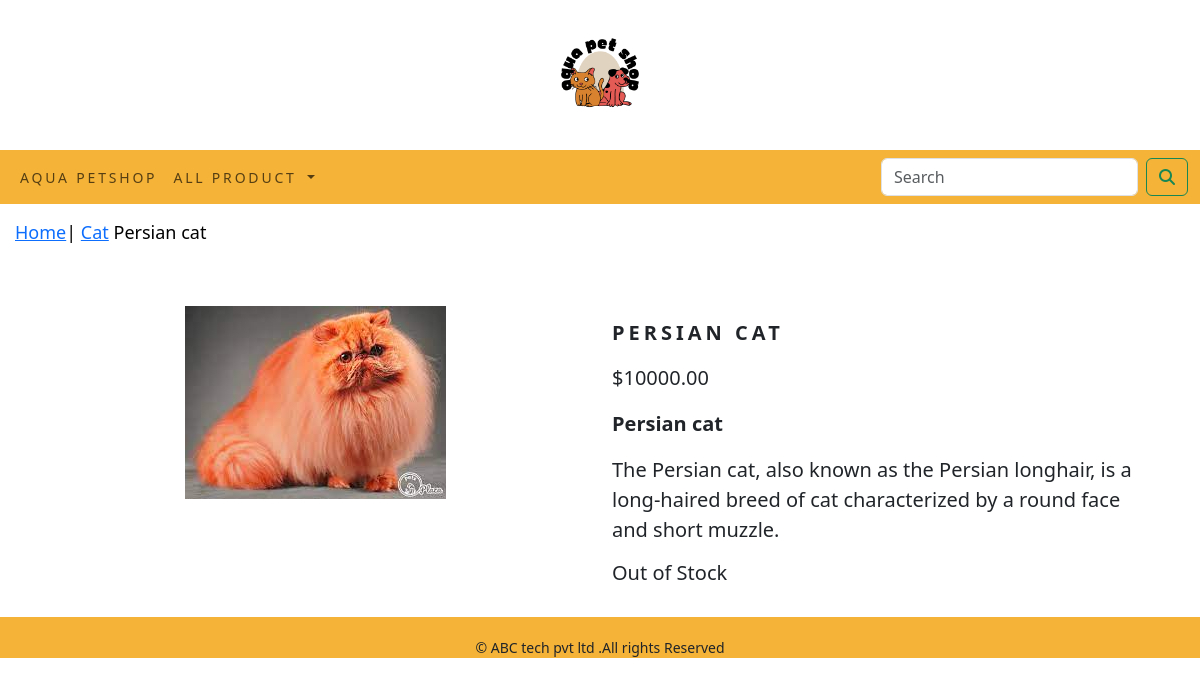
Page /shop/cat/persian-cat/ on the committed database.
### shop_app/models.py (models this page shows, shortened)
class product(models.Model):
    pro_name = models.CharField(max_length=250, unique=True)
    slug = models.SlugField(max_length=250, unique=True)
    des = models.TextField(blank=True)
    price = models.DecimalField(max_digits=10, decimal_places=2)
    category = models.ForeignKey(Category, on_delete=models.CASCADE)
    image = models.ImageField(upload_to='product_img', blank=True)
    stock = models.IntegerField()
    available = models.BooleanField(default=True)
    created = models.DateTimeField(auto_now_add=True)
    update = models.DateTimeField(auto_now=True)
    class Meta:
        ordering = ('pro_name',)
        verbose_name = 'product'
        verbose_name_plural = 'products'

class Category(models.Model):
    cat_name = models.CharField(max_length=250, unique=True)
    slug = models.SlugField(max_length=250, unique=True)
    des = models.TextField(blank=True)
    image = models.ImageField(upload_to='category_img', blank=True)
    class Meta:
        ordering = ('cat_name',)
        verbose_name = 'category'
        verbose_name_plural = 'categories'
    def get_url(self):
        return reverse('shop_app:product_category',args=[self.slug])
    def __str__(self):
        return '{}'.format(self.cat_name)

### shop_app/views.py (the view)
# urls.py: path('<slug:cat_slug>/<slug:product_slug>/', views.pro_detail, name="product_detail")
def pro_detail(request, cat_slug, product_slug):
    try:
        products = product.objects.get(category__slug=cat_slug, slug=product_slug)
    except Exception as e:
        raise e
    return render(request, 'product.html', {'product': products})

### cart_app/context_processors.py (called while the page is built)
def counter(request):
    item_count = 0
    if 'admin' in request.path:
        return {}
    else:
        try:
            cart = Cart.objects.filter(cart_id=_cart_id(request))
            car_items = Cartitem.objects.all().filter(cart=cart[:1])
            for car_item in car_items:
                item_count += car_item.quantity
        except Cart.DoesNotExist:
            item_count = 0
    return dict(item_count=item_count)

### cart_app/views.py (called while the page is built)
def _cart_id(request):
    cart = request.session.session_key
    if not cart:
        cart = request.session.create()
    return cart

### shop_app/context_processors.py (called while the page is built)
def menu_link(request):
    link=Category.objects.all()
    return dict(links=link)

### templates/product.html (shortened to what this page needs)
{% extends 'base.html' %}
{% load static %}
{% block content %}
<div class="row my_prod">
    <div class="mx-auto">
        <p><a href="{% url 'shop_app:all_category' %}"> Home</a>|
            <a href="{{product.Category.get_url}}">{{product.category}}</a> {{product.pro_name}}</p>
    </div>
</div>
<div class="container">
<br>
<div class="row">
    <div class="col-12 col-sm-12 col-md-12 col-lg-6 text-center">
        <div style="min-width:18rem;">
            <img src="{{product.image.url}}" alt="{{product.pro_name}}">
        </div>
    </div>
        <div class="col-12 col-sm-12 col-md-12 col-lg-6">
            <div>
            <h1 class="my_pro_title"><b>{{product.pro_name}}</b></h1>
            <p class="text-justify my_pro_text">${{product.price}}</p>
                <p class="my_pro_text"><b>{{product.pro_name}}</b></p>
            <p class="text-justify my_pro_text">{{product.des}}</p>
            {% if product.stock <= 0 %}
            <h4 class="text-justify my_pro_text">Out of Stock</h4>
            {% else%}
            <a  class="btn btn-secondary" href="{% url 'cart_app:add_cart' product.id %}">ADD TO CART</a>
            {%endif%}
        </div>
</div>
</div>
</div><br>
{% endblock %}

### static/css/custom.css (style rules this page uses)
body { font-family: 'Oswald', sans-serif; font-family: 'Space Grotesk', sans-serif; }
.mx-auto { color: black; font-size:18px; }
.my_prod { padding:15px; padding-bottom:20px; }
.my_pro_title { font-size:20px; text-transform:uppercase; letter-spacing:.2em; padding-top:15px; padding-bottom:10px; }
.my_pro_text { padding-right:20px; font-size:20px; }

### rows in the picture
product: category "Cat", pro_name "Persian cat", image (picture), pro_name "PERSIAN CAT", price "10000.00", des "The Persian cat, also known as the Persian longhair, is a long-haired breed of cat characterized by a round face and short muzzle."
